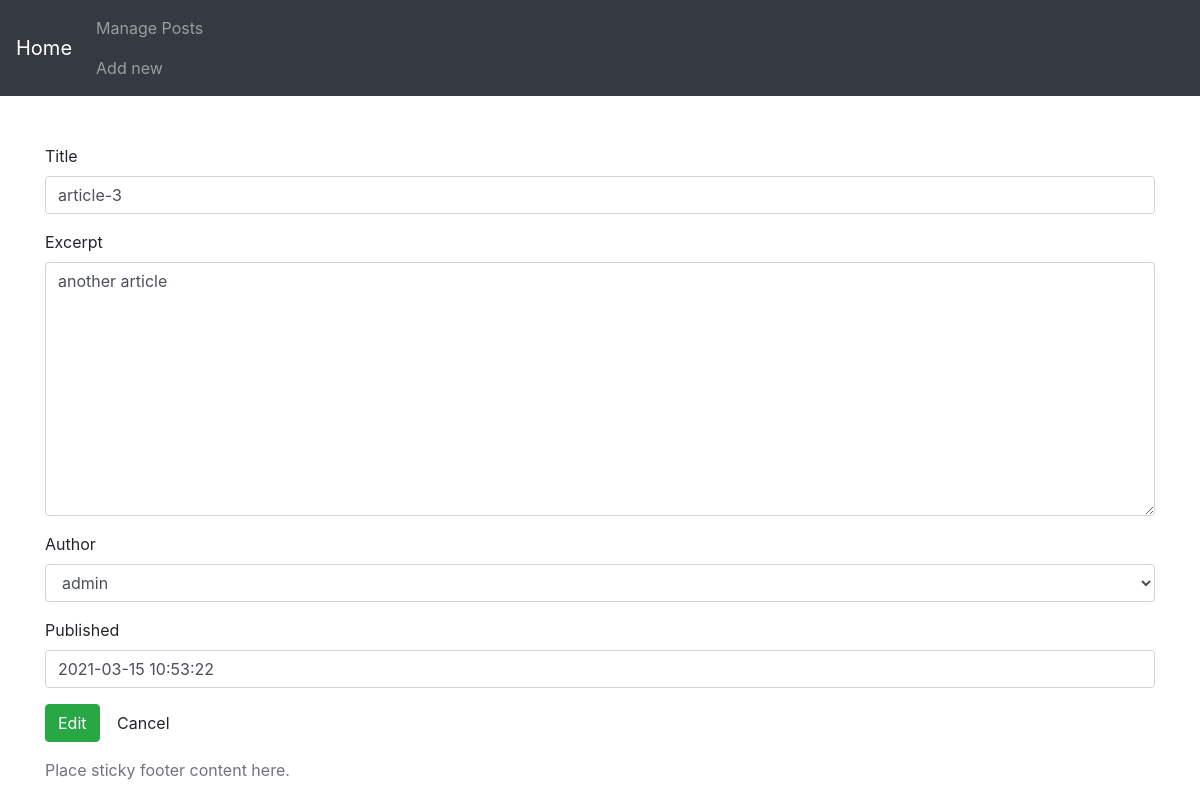
The app's page /edit/10/, older data.
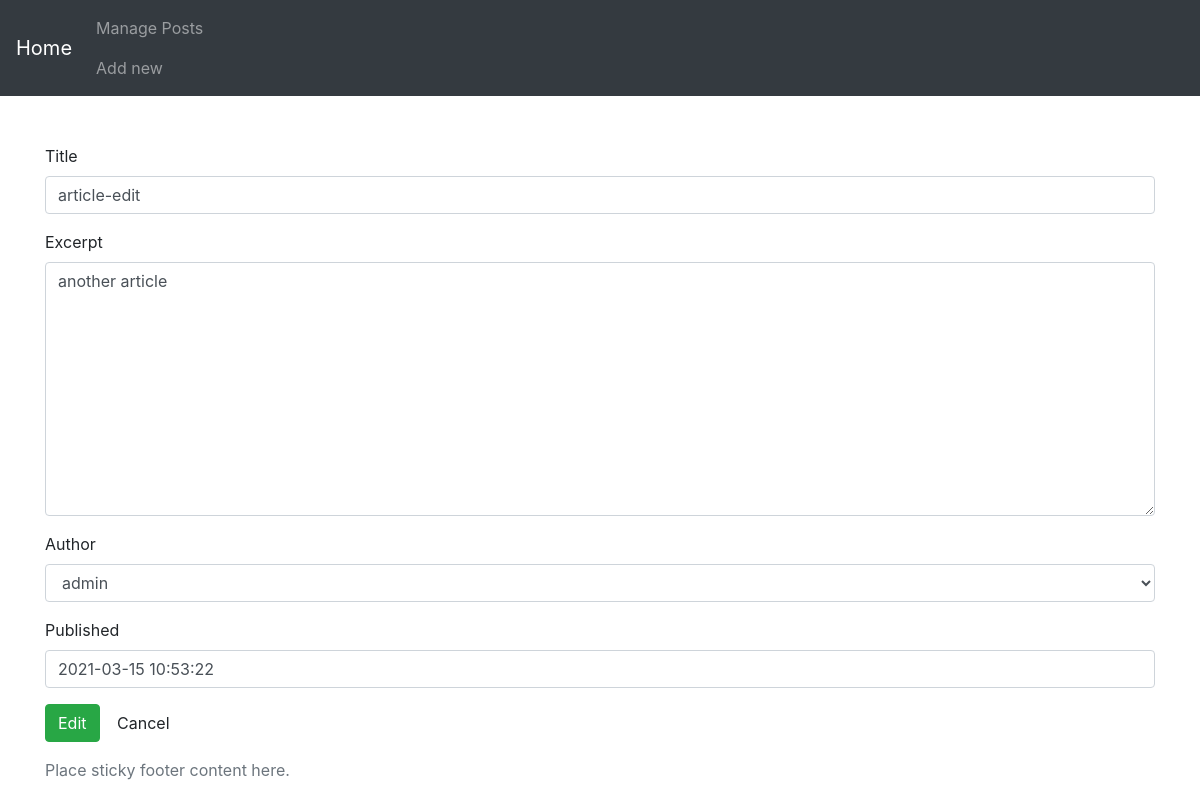
The same page, newer data.
### core/models.py (models this page shows, shortened)
class Core(models.Model):
    title = models.CharField(max_length=200)
    excerpt = models.TextField()
    author = models.ForeignKey(User, on_delete=models.CASCADE, related_name='core')
    slug = models.SlugField(max_length=100, unique=True, editable=False)
    updated = models.DateTimeField(auto_now=True)
    published = models.DateTimeField(default=timezone.now)
    class Meta:
        ordering = ['-published']

### core/views.py (the view)
# urls.py: path('edit/<int:pk>/', views.EditView.as_view(), name='edit'),
class EditView(UpdateView):
    model = Core
    template_name = 'core/edit.html'
    fields = '__all__'
    pk_url_kwarg = 'pk'
    success_url = reverse_lazy('core:posts')

### core/templates/core/edit.html (shortened to what this page needs)
{% extends 'core/base.html' %}
{% load widget_tweaks %}
{% block content %}
<div class="container pt-5">
    <form action="" method="post">
        {% for field in form.visible_fields %}
        <div class="form-group">
            <label for="{{ field.id_for_label }}">{{ field.label }}</label>
            {{ field|add_class:'form-control' }}
        </div>
        {% endfor %}
        <div class="form-group">
            <button type="submit" class="btn btn-success">
            Edit
            </button>
            <a href="{% url 'core:posts' %}" class="btn btn-default">Cancel</a>
        </div>
    </form>
</div>
{% endblock %}

### core/templates/core/base.html (shortened to what this page needs)
<!DOCTYPE html>
<html lang="en">
<head>
    <link rel="stylesheet" href="https://stackpath.bootstrapcdn.com/bootstrap/4.3.1/css/bootstrap.min.css">
</head>
<body>
    {% include 'core/navbar.html' %}
    {% block content %}
    {% endblock %}
    {% include 'core/footer.html' %}
</body>
</html>

### core/templates/core/navbar.html (shortened to what this page needs)
{% block content %}
<nav class="navbar navbar-expand-md bg-dark navbar-dark">
    <a class="navbar-brand" href="/">Home</a>
    <div class="collapse navbar-collapse" id="collapsibleNavbar">
      <ul class="navbar-nav">
        <li class="nav-item">
          <a class="nav-link" href="{% url 'core:posts' %}">Manage Posts</a>
          <a class="nav-link" href="{% url 'core:add' %}">Add new</a>
        </li>
      </ul>
    </div>
  </nav>
{% endblock%}

### core/templates/core/footer.html
{% block content %}
<footer class="footer">
    <div class="container">
      <span class="text-muted">Place sticky footer content here.</span>
    </div>
</footer>
{% endblock%}

Row changes from the older to the newer data that the page shows:
changed Core "another article": title "article-3" → "article-edit"
